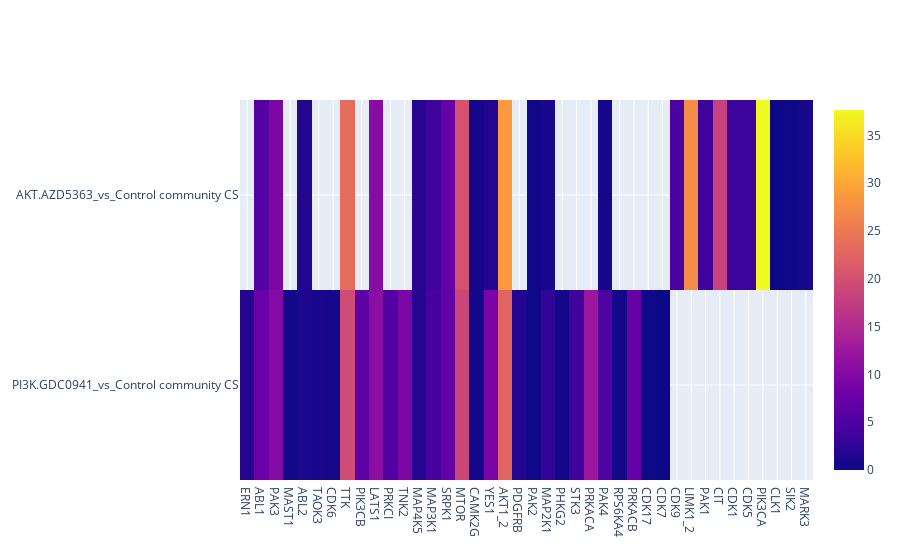

The notebook cell saved with this chart:
### Code cell
#GDC0941(PI3K)[-] and AZD5363(AKT)[-]
PI3K_AKT_HM = cs_calculation(treat_int=[1,2])

### Figure 1 — Plotly figure (JSON) as saved in the notebook; plotly's stock layout.template omitted (floating-point values rounded to 4 significant figures)
{"data": [{"hoverongaps": false, "type": "heatmap", "x": ["ERN1", "ABL1", "PAK3", "MAST1", "ABL2", "TAOK3", "CDK6", "TTK", "PIK3CB", "LATS1", "PRKCI", "TNK2", "MAP4K5", "MAP3K1", "SRPK1", "MTOR", "CAMK2G", "YES1", "AKT1_2", "PDGFRB", "PAK2", "MAP2K1", "PHKG2", "STK3", "PRKACA", "PAK4", "RPS6KA4", "PRKACB", "CDK17", "CDK7", "CDK9", "LIMK1_2", "PAK1", "CIT", "CDK1", "CDK5", "PIK3CA", "CLK1", "SIK2", "MARK3"], "y": ["PI3K.GDC0941_vs_Control community CS", "AKT.AZD5363_vs_Control community CS"], "z": [[1.75, 7.59, 10.09, 0.35, 1.09, 1.02, 0.64, 19.44, 6.35, 10.79, 5.25, 9.25, 1.66, 4.36, 6.81, 18.71, 0.4, 9.04, 22.51, 1.58, 0.13, 2.71, 0.46, 3.73, 12.6, 5.01, 0.38, 7.03, 0.14, 0, null, null, null, null, null, null, null, null, null, null], [null, 5.58, 9.51, null, 1.52, null, null, 23.44, null, 10.49, null, null, 1.93, 3.61, 7.18, 20.32, 0.45, 1.57, 28.76, null, 0.42, 0.99, null, null, null, 0.54, null, null, null, null, 4.53, 27.33, 3.62, 18.1, 3.48, 3.48, 37.65, 0, 0.16, 0.86]]}], "layout": {}}
